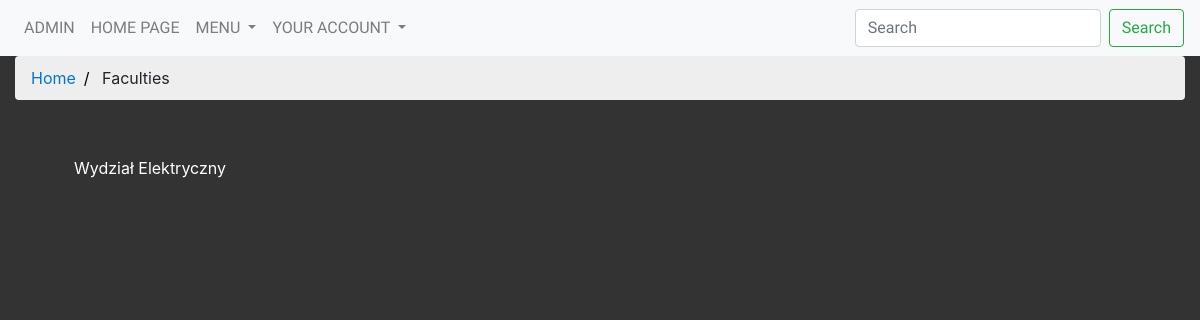
Before: /faculties/ (signed in) with the older database file.
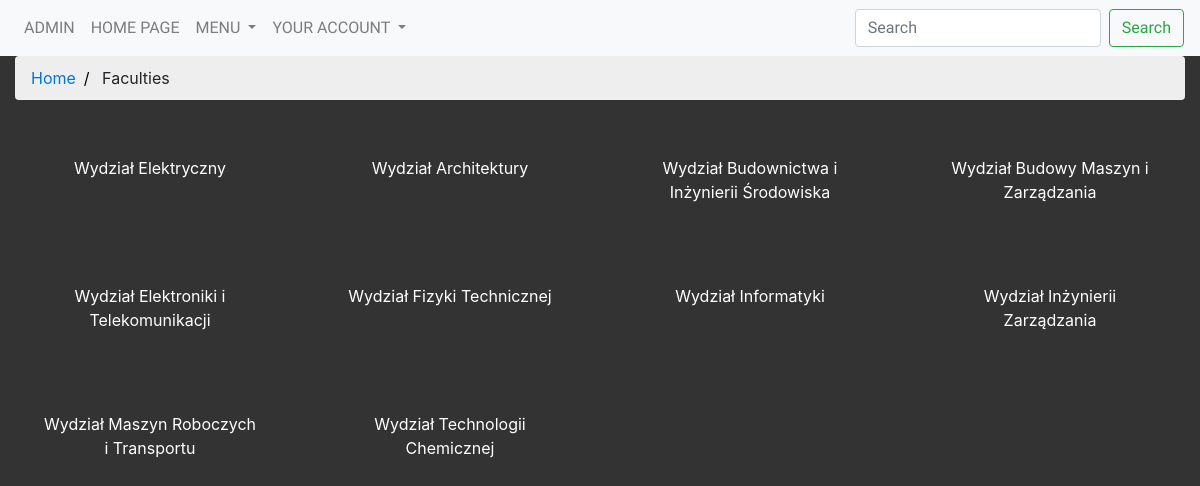
After: the same page with the newer database file.
### models.py (models this page shows, shortened)
class Faculty(db.Model):
    __tablename__ = 'faculty'
    __searchable__ = ['name']
    id = Column(Integer, autoincrement=True, primary_key=True )
    name = Column(String(100), default='')
    major = db.relationship('Major', backref='faculty')
    year = db.relationship('Year', backref='faculty')
    group = db.relationship('Group', backref='faculty')
    student = db.relationship('Student', backref='faculty')

### views/faculties.py (the view)
@app.route('/faculties/', methods=['GET'])
@login_required
def faculties():
    faculties = models.Faculty.query.all()
    return render_template('faculty/faculties.html', faculties=faculties)

### views/user.py (called while the page is built)
@lm.user_loader
def load_user(user_id):
    return User.query.filter(User.id == user_id).first()

@app.before_request
def before_request():
    if current_user.is_authenticated:
        current_user.last_seen = datetime.utcnow()
        db.session.commit()

### templates/faculty/faculties.html (shortened to what this page needs)
{% extends "_base.html" %}
{% block content %}
</head>
<body>
<ul class="breadcrumb">
  <li><a href="{{ url_for('home_page') }}">Home</a></li>
  <li>Faculties</li>
</ul>
    <div class="row">
        {% for faculty in faculties %}
            <div id="div_faculty" class="col-md-3">
                <a href="/faculties/{{ faculty.id }}">{{ faculty.name }}</a>
            </div>
        {% endfor %}
    </div>
{% endblock %}

### templates/_base.html (shortened to what this page needs)
<!doctype html>
<html lang=en>
<head>
  <link rel="stylesheet" href="https://maxcdn.bootstrapcdn.com/bootstrap/4.0.0/css/bootstrap.min.css"
>
  <link rel="stylesheet" href="https://cdnjs.cloudflare.com/ajax/libs/font-awesome/4.7.0/css/font-awesome.min.css">
  <link rel="stylesheet" href="{{ url_for('static', filename='css/base.css') }}">
  <link rel="stylesheet" href="{{ url_for('static', filename='css/profile.css') }}">
  <link rel="stylesheet" href="{{ url_for('static', filename='css/students.css') }}">
  <link rel="stylesheet" href="{{ url_for('static', filename='css/faculties.css') }}">
  <link rel="stylesheet" href="{{ url_for('static', filename='css/majors.css') }}">
  <link rel="stylesheet" href="{{ url_for('static', filename='css/years.css') }}">
  <link rel="stylesheet" href="{{ url_for('static', filename='css/groups.css') }}">
</head>
<body>
<div class="container-fluid">
<nav class="navbar navbar-expand-lg navbar-light bg-light fixed-top">
  <div class="collapse navbar-collapse" id="navbarSupportedContent">
    <ul class="navbar-nav mr-auto">
      {% if current_user.admin == True %}
      <li class="nav-item">
        <a class="nav-link" href="{{ url_for('admin.index')}}"><p class="menu">ADMIN</p></a>
      </li>
      {% endif %}
      <li class="nav-item">
        <a class="nav-link" href="{{ url_for('home_page') }}"><p class="menu">HOME PAGE</p></a>
      </li>
        {% if current_user.is_authenticated %}
            <li class="nav-item dropdown">
        <a class="nav-link dropdown-toggle" href="#" id="navbarDropdownMenu" role="button" data-toggle="dropdown" aria-haspopup="true" aria-expanded="false">
          MENU
        </a>
      </li>
      {% endif %}
    <li class="nav-item dropdown">
        <a class="nav-link dropdown-toggle" href="#" id="navbarDropdownYourAccount" role="button" data-toggle="dropdown" aria-haspopup="true" aria-expanded="false">
          YOUR ACCOUNT
        </a>
    </ul>
  <div class="search">
    <form class="form-inline my-2 my-lg-0">
      <input class="form-control mr-sm-2" type="search" placeholder="Search" aria-label="Search">
      <button class="btn btn-outline-success my-2 my-sm-0" type="submit">Search</button>
    </form>
      </div>
  </div>
</nav>
    <div class="row">
      <div class="col-12">
      </div>
    </div>
    {% block content %}{% endblock %}
</div>
</body>
</html>

### static/css/base.css (style rules this page uses)
body { background-color: #333333; padding-top: 55px; }
.navbar { display: inline-block; float: none; vertical-align: top; text-align: center; }
.nav-item { font-family: 'Oswald', sans-serif; color: #ffffff; }
.search { font-family: 'Oswald', sans-serif; }
.menu { margin: 0px; }

### static/css/faculties.css (style rules this page uses)
#div_faculty { text-align: center; padding: 40px; }
#div_faculty a { color: #ffffff; }

### templates/faculty/faculties.html (style rules this page uses)
ul.breadcrumb { padding: 10px 16px; list-style: none; background-color: #eee; }
ul.breadcrumb li { display: inline; font-size: 16px; }
ul.breadcrumb li+li:before { padding: 8px; color: black; content: "/\00a0"; }
ul.breadcrumb li a { color: #0275d8; text-decoration: none; }

Changed rows visible on the page:
added Faculty: name "Wydział Architektury"
added Faculty: name "Wydział Budownictwa i Inżynierii Środowiska"
added Faculty: name "Wydział Budowy Maszyn i Zarządzania"
added Faculty: name "Wydział Elektroniki i Telekomunikacji"
added Faculty: name "Wydział Fizyki Technicznej"
added Faculty: name "Wydział Informatyki"
added Faculty: name "Wydział Inżynierii Zarządzania"
added Faculty: name "Wydział Maszyn Roboczych i Transportu"
added Faculty: name "Wydział Technologii Chemicznej"
